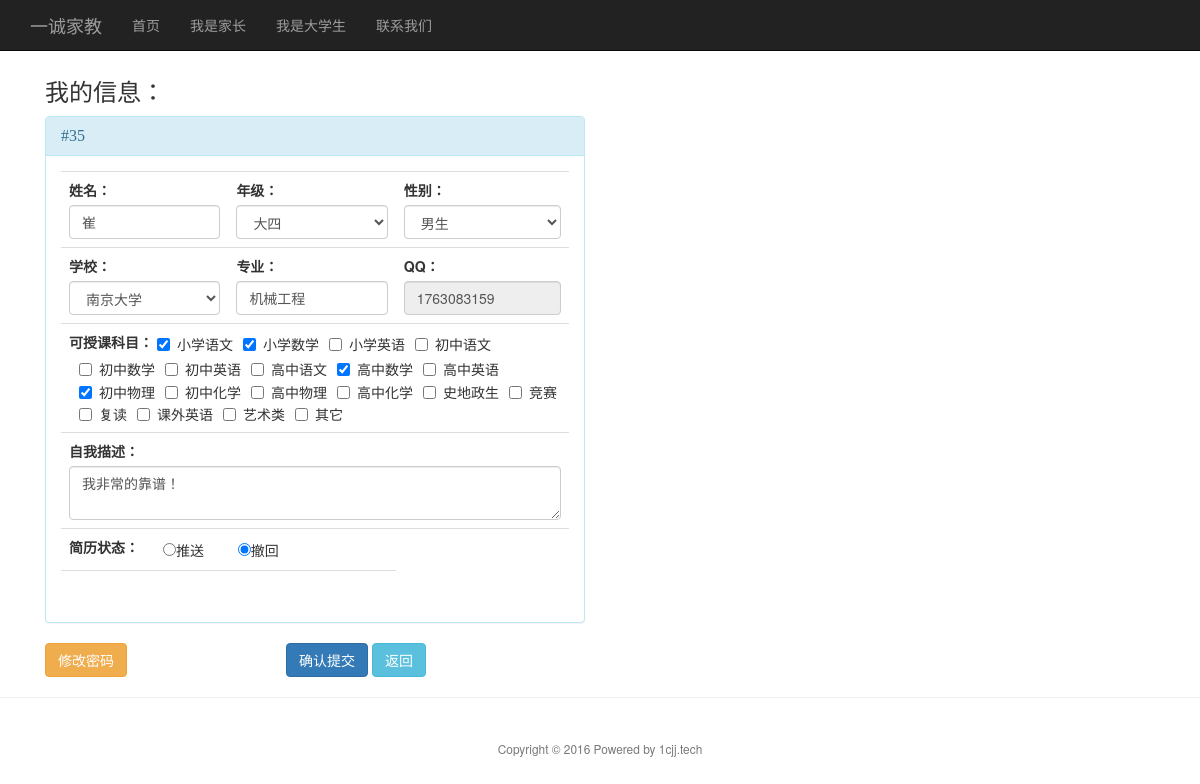
/?page=modify (signed in), run on the app's committed database.
### tables this page shows
CREATE TABLE `registrants` (
  `ID` int(11) NOT NULL,
  `user` varchar(20) NOT NULL,
  `pass` varchar(20) NOT NULL,
  `name` varchar(20) NOT NULL,
  `gender` varchar(20) NOT NULL,
  `school` varchar(20) NOT NULL,
  `grade` varchar(20) NOT NULL,
  `major` varchar(20) NOT NULL,
  `subject` varchar(80) NOT NULL,
  `aboutme` text NOT NULL,
  `push` tinyint(1) NOT NULL
);

### index.php (called while the page is built, shortened)
<?php
require(C . "controller.php");
?>

### model/queryme.php (called while the page is built, shortened)
<?
	$conn=new mysqli("localhost", "root", "","test");
	$conn->query("set names utf8");
	if (isset($_SESSION["user"]))
		$user=$_SESSION["user"];
	else
		$user=0;
    $query = "SELECT * FROM registrants WHERE user='$user'";
	$result=$conn->query($query);
    while ($row = mysqli_fetch_array($result))
    {
		$id=$row["ID"];
		$name=$row["name"];
		$gender=$row["gender"];
		$school=$row["school"];
		$grade=$row["grade"];
		$major=$row["major"];
		$subject=$row["subject"];
		$aboutme=$row["aboutme"];
		$push=$row["push"];
    }
?>

### view/modify.php (the view, shortened to what this page needs)
<?
	include(M.'queryme.php');
?>
<!DOCTYPE html>
<html>
	<head>
<?php
include(V.'header-content.php');
?>
	</head>
	<body>
<?php
include(V.'top-bar.php');
?>
		<div class="container">
			<div class="col-sm-6">
				<?php
				$GRADES=array(
				"大一",
				"大二",
				"大三",
				"大四",
				"研一",
				"研二",
				"研三",
				"博士",
				"其它年级"
				);
				$SCHOOLS=array(
				"南京师范大学",
				"南京大学",
				"东南大学",
				"南京农业大学",
				"南京航空航天大学",
				"南京理工大学",
				"河海大学",
				"中国药科大学",
				"南京工业大学",
				"南京林业大学",
				"南京邮电大学",
				"南京财经大学",
				"南京信息工程大学",
				"南京医科大学",
				"南京中医药大学",
				"三江学院",
				"南京艺术学院",
				"南京体育学院",
				"南京晓庄学院",
				"南京审计大学",
				"其它院校"
				);
				$SUBJECTS=array(
				"小学语文",
				"小学数学",
				"小学英语",
				"初中语文",
				"初中数学",
				"初中英语",
				"高中语文",
				"高中数学",
				"高中英语",
				"初中物理",
				"初中化学",
				"高中物理",
				"高中化学",
				"史地政生",
				"竞赛",
				"复读",
				"课外英语",
				"艺术类",
				"其它"
				);
				?>
				<form role="form" action="?page=update" method="post">
					<h3>我的信息：</h3>
					<div class="panel panel-info">
						<div class="panel-heading">
							<h3 class="panel-title">#<?php echo $id; ?></h3>
						</div>
						<div class="panel-body">
							  <table class="table">
								  <tr>
									<td><label>姓名：</label><input type="text" name="name" value="<?php echo $name; ?>" class="form-control"></td>
									<td>
										<label>年级：</label>
											<select name="grade" class="form-control">
											<?php
												foreach ($GRADES as $GRADE)
												{
													if ($GRADE== $grade)
														echo "<option selected='selected' value='$GRADE'>$GRADE</option>";
													else
														echo "<option value='$GRADE'>$GRADE</option>";
												}
											?>
											</select>
									</td>
									<td>
										<label>性别：</label>
										<select name="gender" class="form-control">
												<option <?php if($gender=="男生") echo "selected='selected'"; ?> value="男生">男生</option>
											</select>
									</td>
								  </tr>
								  <tr>
									<td>
										<label>学校：</label>
											<select name="school" class="form-control">
											<?php
												foreach ($SCHOOLS as $SCHOOL)
												{
													if ($SCHOOL== $school)
														echo "<option selected='selected' value='$SCHOOL'>$SCHOOL</option>";
													else
														echo "<option value='$SCHOOL'>$SCHOOL</option>";
												}
											?>
											</select>
									</td>
									<td><label>专业：</label><input type="text" name="major" value="<?php echo $major; ?>" class="form-control"></td>
									<td><label>QQ：</label><input type="number" name="user" value="<?php echo $_SESSION["user"]; ?>" class="form-control" disabled></td>
								  </tr>
								  <tr>
									<td colspan="3">
										<label>可授课科目：</label>
										<?php
										$checkeds=explode(',',$subject);
										foreach ($SUBJECTS as $SUBJECT)
											{
												if (in_array($SUBJECT,$checkeds))
													echo "<label class='checkbox-inline'>
														<input type='checkbox' name='subject[]' value='$SUBJECT' checked='checked'> $SUBJECT
														</label>";
													else
													echo "<label class='checkbox-inline'>
														<input type='checkbox' name='subject[]' value='$SUBJECT'> $SUBJECT
														</label>";
											}
										?>
									</td>
								  </tr>
								  <tr>
									<td colspan="3">
									<label>自我描述：</label>
									<textarea name="aboutme" placeholder="例如：个人擅长、证书、技能、家教经验等"
										class="form-control"><?php echo $aboutme; ?></textarea>
									</td>
								  </tr>
								  <tr>
									<td colspan="3">
									<label>简历状态：</label>
									<label class="checkbox-inline">
											  <input type="radio" name="push"
												 value="1" <?php if ($push==1) echo "checked";?>>推送
									</label>
									<label class="checkbox-inline">
											  <input type="radio" name="push"
												 value="0" <?php if ($push==0) echo "checked";?>>撤回
									</label>
									</td>
								  </tr>
								  <tr>
									<td colspan="2">
									</td>
								  </tr>
							  </table>
						</div>
					</div>
					<div style="text-align:center">
						<button type="button" class="btn btn-warning" data-toggle="collapse" data-target="#demo" style="float:left">修改密码</button>
						<button type="submit" class="btn btn-primary">确认提交</button>
						<a href="?page=myinfo"><button type="button" class="btn btn-info">返回</button></a>
					</div>
				</form>
			</div>
		</div>
<?php
include(V.'footer-content.php');
?>
	</body>
</html>

### view/header-content.php (style rules this page uses)
body { padding-top: 60px; padding-bottom: 40px; }
h1,h2,h3,h4,h5 { font-family: "Microsoft YaHei"; }

### data on the page
registrants: ID "35", name "崔", grade "大四", gender "男生", school "南京大学", major "机械工程", aboutme "我非常的靠谱！", push "☐ 推送", push "☑ 撤回"

### other printed values
$SUBJECT "小学语文"
$SUBJECT "小学数学"
$SUBJECT "小学英语"
$SUBJECT "初中语文"
$SUBJECT "初中数学"
$SUBJECT "初中英语"
$SUBJECT "高中语文"
$SUBJECT "高中数学"
$SUBJECT "高中英语"
$SUBJECT "初中物理"
$SUBJECT "初中化学"
$SUBJECT "高中物理"
$SUBJECT "高中化学"
$SUBJECT "史地政生"
$SUBJECT "竞赛"
